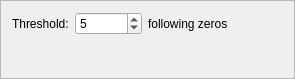
<?xml version="1.0" encoding="UTF-8"?>
<ui version="4.0">
 <class>FrameSyncCropSettings</class>
 <widget class="QFrame" name="FrameSyncCropSettings">
  <property name="geometry">
   <rect>
    <x>0</x>
    <y>0</y>
    <width>295</width>
    <height>79</height>
   </rect>
  </property>
  <property name="windowTitle">
   <string>Frame</string>
  </property>
  <property name="frameShape">
   <enum>QFrame::StyledPanel</enum>
  </property>
  <property name="frameShadow">
   <enum>QFrame::Raised</enum>
  </property>
  <layout class="QVBoxLayout" name="verticalLayout">
   <item>
    <layout class="QHBoxLayout" name="horizontalLayout">
     <item>
      <widget class="QLabel" name="label">
       <property name="text">
        <string>Threshold:</string>
       </property>
      </widget>
     </item>
     <item>
      <widget class="QSpinBox" name="spinBoxFollowingZeros">
       <property name="minimum">
        <number>1</number>
       </property>
       <property name="maximum">
        <number>9999999</number>
       </property>
       <property name="value">
        <number>5</number>
       </property>
      </widget>
     </item>
     <item>
      <widget class="QLabel" name="label_2">
       <property name="text">
        <string>following zeros</string>
       </property>
      </widget>
     </item>
     <item>
      <spacer name="horizontalSpacer">
       <property name="orientation">
        <enum>Qt::Horizontal</enum>
       </property>
       <property name="sizeHint" stdset="0">
        <size>
         <width>40</width>
         <height>20</height>
        </size>
       </property>
      </spacer>
     </item>
    </layout>
   </item>
   <item>
    <spacer name="verticalSpacer">
     <property name="orientation">
      <enum>Qt::Vertical</enum>
     </property>
     <property name="sizeHint" stdset="0">
      <size>
       <width>20</width>
       <height>33</height>
      </size>
     </property>
    </spacer>
   </item>
  </layout>
 </widget>
 <resources/>
 <connections/>
</ui>
